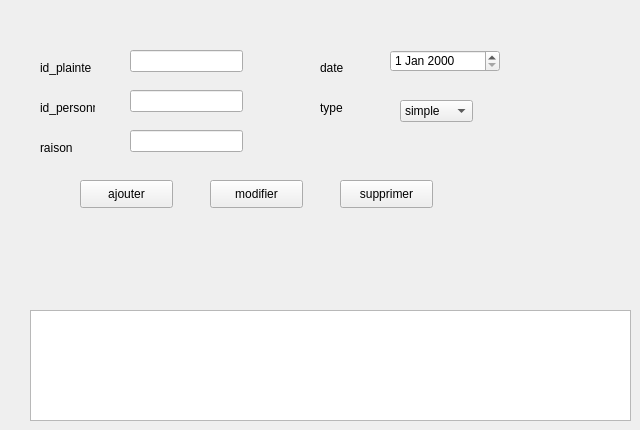
     <widget class="QWidget" name="tab_10">
      <attribute name="title">
       <string>Plaintes</string>
      </attribute>
      <widget class="QLineEdit" name="id_plainte">
       <property name="geometry">
        <rect>
         <x>130</x>
         <y>50</y>
         <width>113</width>
         <height>22</height>
        </rect>
       </property>
      </widget>
      <widget class="QLineEdit" name="id_plainte_personne">
       <property name="geometry">
        <rect>
         <x>130</x>
         <y>90</y>
         <width>113</width>
         <height>22</height>
        </rect>
       </property>
      </widget>
      <widget class="QLineEdit" name="raison_plainte">
       <property name="geometry">
        <rect>
         <x>130</x>
         <y>130</y>
         <width>113</width>
         <height>22</height>
        </rect>
       </property>
      </widget>
      <widget class="QLabel" name="label_94">
       <property name="geometry">
        <rect>
         <x>40</x>
         <y>60</y>
         <width>55</width>
         <height>16</height>
        </rect>
       </property>
       <property name="text">
        <string>id_plainte</string>
       </property>
      </widget>
      <widget class="QLabel" name="label_95">
       <property name="geometry">
        <rect>
         <x>40</x>
         <y>100</y>
         <width>55</width>
         <height>16</height>
        </rect>
       </property>
       <property name="text">
        <string>id_personne</string>
       </property>
      </widget>
      <widget class="QLabel" name="label_96">
       <property name="geometry">
        <rect>
         <x>40</x>
         <y>140</y>
         <width>55</width>
         <height>16</height>
        </rect>
       </property>
       <property name="text">
        <string>raison</string>
       </property>
      </widget>
      <widget class="QLabel" name="label_97">
       <property name="geometry">
        <rect>
         <x>320</x>
         <y>60</y>
         <width>55</width>
         <height>16</height>
        </rect>
       </property>
       <property name="text">
        <string>date</string>
       </property>
      </widget>
      <widget class="QLabel" name="label_98">
       <property name="geometry">
        <rect>
         <x>320</x>
         <y>100</y>
         <width>55</width>
         <height>16</height>
        </rect>
       </property>
       <property name="text">
        <string>type</string>
       </property>
      </widget>
      <widget class="QDateEdit" name="date_plainte">
       <property name="geometry">
        <rect>
         <x>390</x>
         <y>50</y>
         <width>110</width>
         <height>22</height>
        </rect>
       </property>
      </widget>
      <widget class="QComboBox" name="comboBox_plainte">
       <property name="geometry">
        <rect>
         <x>400</x>
         <y>100</y>
         <width>73</width>
         <height>22</height>
        </rect>
       </property>
       <item>
        <property name="text">
         <string>simple</string>
        </property>
       </item>
       <item>
        <property name="text">
         <string>civile</string>
        </property>
       </item>
       <item>
        <property name="text">
         <string>juridique</string>
        </property>
       </item>
      </widget>
      <widget class="QTableView" name="tab_plainte">
       <property name="geometry">
        <rect>
         <x>30</x>
         <y>310</y>
         <width>601</width>
         <height>111</height>
        </rect>
       </property>
      </widget>
      <widget class="QPushButton" name="ajouter_plainte">
       <property name="geometry">
        <rect>
         <x>80</x>
         <y>180</y>
         <width>93</width>
         <height>28</height>
        </rect>
       </property>
       <property name="text">
        <string>ajouter</string>
       </property>
      </widget>
      <widget class="QPushButton" name="modifier_plainte">
       <property name="geometry">
        <rect>
         <x>210</x>
         <y>180</y>
         <width>93</width>
         <height>28</height>
        </rect>
       </property>
       <property name="text">
        <string>modifier</string>
       </property>
      </widget>
      <widget class="QPushButton" name="supprimer_plainte">
       <property name="geometry">
        <rect>
         <x>340</x>
         <y>180</y>
         <width>93</width>
         <height>28</height>
        </rect>
       </property>
       <property name="text">
        <string>supprimer</string>
       </property>
      </widget>
     </widget>
